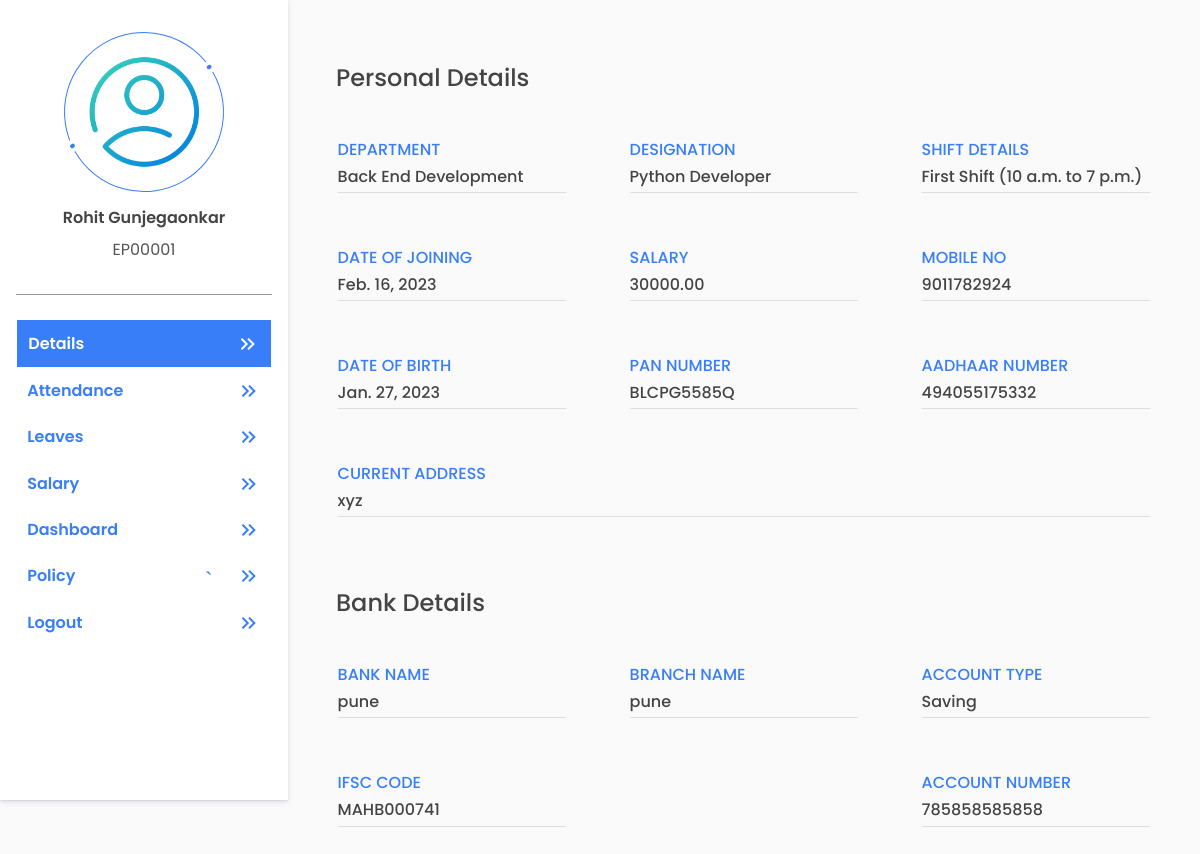
Page /accounts/self-detail/ (signed in) on the earlier database version.
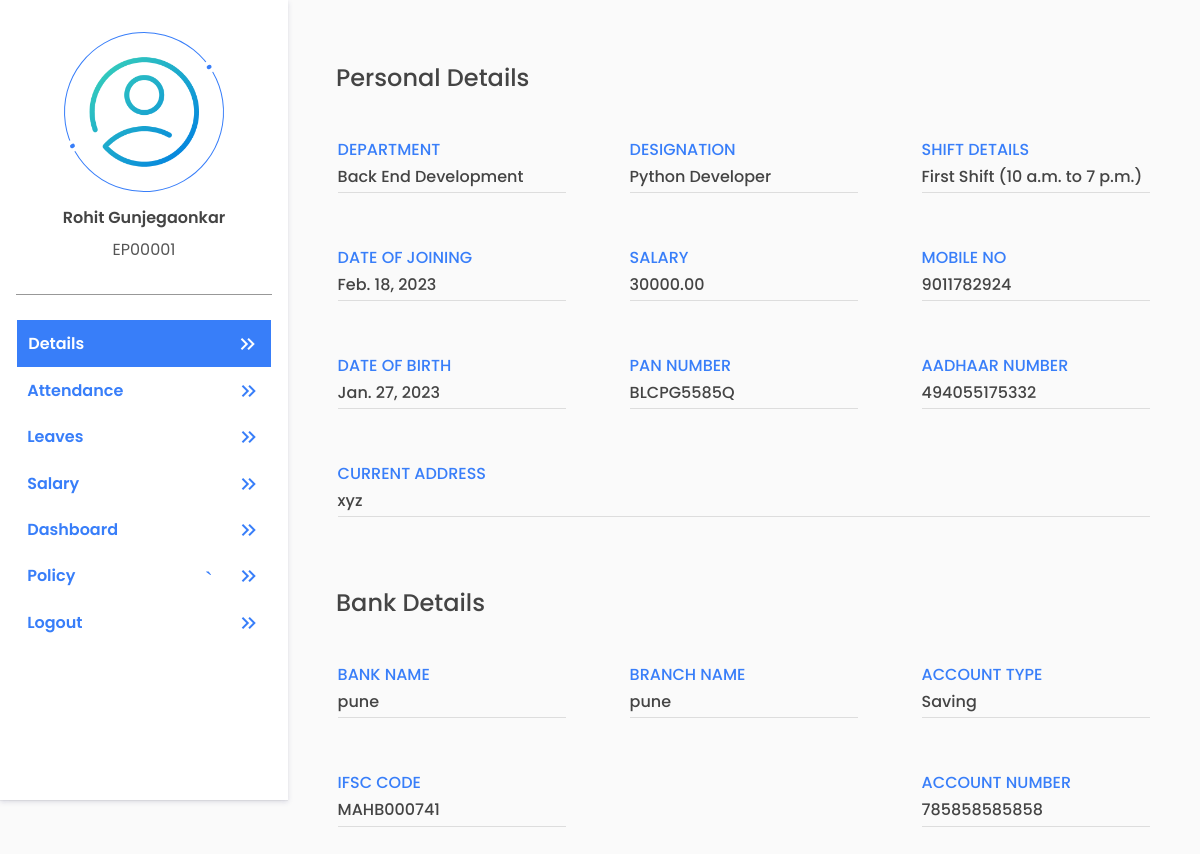
Same page on the later database version.
### account/models.py (models this page shows, shortened)
class UserBasicDetails(models.Model):
    emp_user = models.OneToOneField(User, on_delete=models.CASCADE, related_name='user_basics')
    designation = models.ForeignKey(Designation, on_delete=models.CASCADE, to_field='designation_name',related_name='user_designation_details', null=True)
    department = models.ForeignKey(Department, on_delete=models.CASCADE, to_field='department_name',related_name='user_department_details', null=True)
    shift_details = models.ForeignKey(UserShiftDetails, on_delete=models.CASCADE, to_field='shift_name',related_name='user_shift_details', null=True)
    date_of_joining = models.DateField(auto_now=True, null=True)
    salary = models.DecimalField(max_digits=10, decimal_places=2, null=True)
    uan_number = models.BigIntegerField(null=True)
    pf_number = models.CharField(max_length=10, null=True)
    experience_status = models.CharField (choices=(("Fresher", "Fresher"), ("Experienced", "Experienced")), max_length=50, null=True)
    is_salaried = models.BooleanField(default=True)   #if salaried is True deduction part for employee will be calculated eg. PF.
    is_active = models.BooleanField(default=True)
    is_approved = models.BooleanField(default=False)
    is_verify = models.BooleanField(default=False)
    is_requested = models.BooleanField(default=False)
    created_by = models.ForeignKey(User, on_delete=models.CASCADE, related_name='employee_created_by', null=True)
    approved_by = models.ForeignKey(User, on_delete=models.CASCADE, related_name='employee_approved_by', null=True)
    is_completed_basic_details = models.BooleanField(default=False)
    created_at = models.DateTimeField(auto_now_add=True)
    updated_at = models.DateTimeField(auto_now=True)

class Department(models.Model):
    department_name = models.CharField(max_length=100, unique=True)
    created_at = models.DateTimeField(auto_now_add=True)
    updated_at = models.DateTimeField(auto_now=True)
    def __str__ (self):
        return self.department_name

class Designation(models.Model):
    designation_name = models.CharField(max_length=100, unique=True)
    created_at = models.DateTimeField(auto_now_add=True)
    updated_at = models.DateTimeField(auto_now=True)
    def __str__ (self):
        return self.designation_name

class UserShiftDetails(models.Model):
    shift_name = models.CharField(max_length=100, unique=True)
    in_time = models.TimeField()
    out_time = models.TimeField()
    created_at = models.DateTimeField(auto_now_add=True)
    updated_at = models.DateTimeField(auto_now=True)
    def __str__ (self):
        return self.shift_name

### account/account_views/self_services/self_detail.py (the view)
# urls.py: path("self-detail/", SelfDetail.as_view(), name="self_details"),
class SelfDetail(View):
    @method_decorator(login_required(login_url='login'))
    def get(self, request):
        user_id = request.POST.get('user')
        is_profile_complete(user_id)
        user_id = request.user.id
        data= {
            "basic_detail": UserBasicDetails.objects.get(emp_user_id=user_id),
            "additional_detail":UserAdditionalDetail.objects.get(emp_user_id=user_id),
            "educational_details": UserEducationDetails.objects.get(emp_user_id=user_id),
            "bank_detail": UserBankDetail.objects.get(emp_user_id=user_id),
        }
        return render(request,'account/self_services/self_details.html',data)

### account/account_views/dependencies/basic_functions.py (called while the page is built, shortened)
def user_details(user_id,is_detail_required = False,detail=0,**kwargs):
    if User.objects.filter(id=user_id).exists() == False:
        return None

def is_profile_complete(user_id,**kwargs):
    user_detail= user_details(user_id,True,0)
    return 'login'

### templates/account/self_services/self_details.html (shortened to what this page needs)
{% extends 'profile_basic.html' %}
{% load static %}
{% block tag %}
<link href="{%static 'css/self-details.css'%}" rel="stylesheet">
{% endblock %}
{% block profile %}
<section class="user-info">
    <div class="details">
        <h1 class="main-heading">Personal Details</h1>
        <div class="info">
            <p class="info-title">Department</p>
            <p class="info-description">{{basic_detail.department}}</p>
        </div>
        <div class="info">
            <p class="info-title">Designation</p>
            <p class="info-description">{{basic_detail.designation}}</p>
        </div>
        <div class="info">
            <p class="info-title">Shift Details</p>
            <p class="info-description">{{basic_detail.shift_details}} ({{basic_detail.shift_details.in_time}} to {{basic_detail.shift_details.out_time}}) </p>
        </div>
        <div class="info">
            <p class="info-title">Date of joining</p>
            <p class="info-description">{{basic_detail.date_of_joining}}</p>
        </div>
        <div class="info">
            <p class="info-title">salary</p>
            <p class="info-description">{{basic_detail.salary}}
            </p>
        </div>
        <div class="info">
            <p class="info-title">mobile no</p>
            <p class="info-description">{{additional_detail.mobile_no}}
            </p>
        </div>
        <div class="info">
            <p class="info-title">date of birth</p>
            <p class="info-description">{{additional_detail.date_of_birth}}
            </p>
        </div>
        <div class="info">
            <p class="info-title">pan number</p>
            <p class="info-description">{{additional_detail.pan_number}}
            </p>
        </div>
        <div class="info">
            <p class="info-title">aadhaar number</p>
            <p class="info-description">{{additional_detail.aadhaar_number}}
            </p>
        </div>
        <div class="info info-full">
            <p class="info-title">current address</p>
            <p class="info-description">{{additional_detail.current_address}}
            </p>
        </div>
        <h1 class="main-heading">Bank Details</h1>
        <div class="info">
            <p class="info-title">bank name</p>
            <p class="info-description">{{bank_detail.bank_name}}
            </p>
        </div>
        <div class="info">
            <p class="info-title">branch name</p>
            <p class="info-description">{{bank_detail.branch_name}}
            </p>
        </div>
        <div class="info">
            <p class="info-title">account type</p>
            <p class="info-description">{{bank_detail.account_type}}
            </p>
        </div>
        <div class="info">
            <p class="info-title">ifsc code</p>
            <p class="info-description">{{bank_detail.ifsc_code}}
            </p>
        </div>
        <div class="info ">
            <p class="info-title">account number</p>
            <p class="info-description">{{bank_detail.account_number}}
            </p>
        </div>
    </div>
</section>
{% endblock %}

Differences in the rows shown:
changed UserBasicDetails "Back End Development": date_of_joining "Feb. 16, 2023" → "Feb. 18, 2023"
